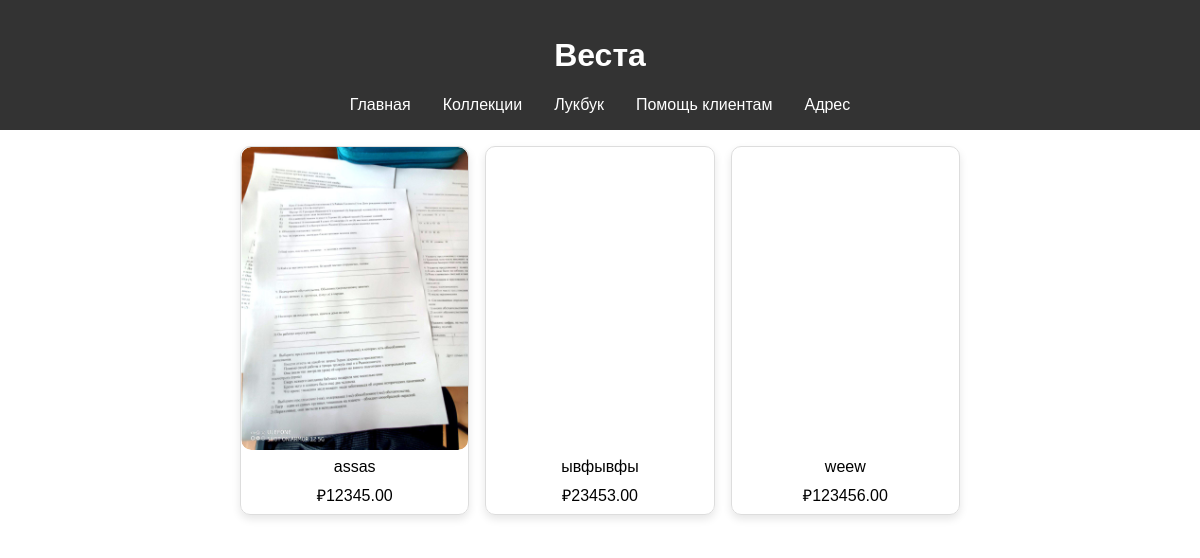
The app's page /, older data.
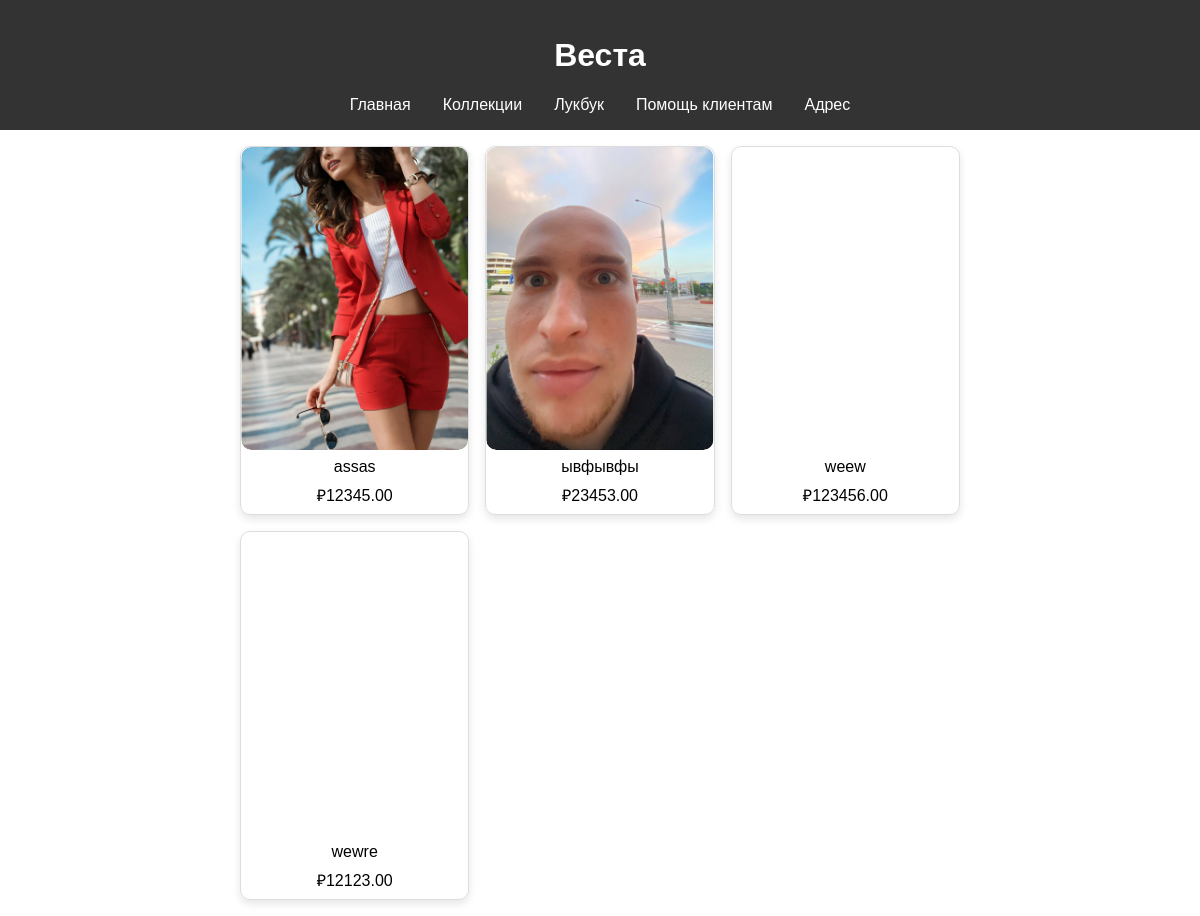
The same page, newer data.
### shop/models.py (models this page shows, shortened)
class ProductImage(models.Model):
    product = models.ForeignKey(Product, related_name='images', on_delete=models.CASCADE)
    image = models.ImageField(upload_to='product_images/')
    alt_text = models.CharField(max_length=255, blank=True, null=True)

class Product(models.Model):
    name = models.CharField(max_length=255)
    description = models.TextField()
    price = models.DecimalField(max_digits=10, decimal_places=2)
    created_at = models.DateTimeField(auto_now_add=True)
    updated_at = models.DateTimeField(auto_now=True)

### shop/views.py (the view)
# urls.py: path('', product_list, name='product_list'),
def product_list(request):
    products = Product.objects.prefetch_related('images').all()
    return render(request, 'shop/tt.html', {'products': products})

### shop/templates/shop/tt.html (shortened to what this page needs)
{%load static%}
<!DOCTYPE html>
<html lang="ru">
<head>
    <link rel="stylesheet" href="{% static 'shop\product_list\css\index.css' %}">
</head>
<body>
    {%block content%}
    <header>
        <h1>Веста</h1>
        <nav id="navbar">
            <ul>
                <li><a href="#">Главная</a></li>
                <li><a href="#">Коллекции</a></li>
                <li><a href="#">Лукбук</a></li>
                <li><a href="#">Помощь клиентам</a></li>
                <li><a href="#">Адрес</a></li>
            </ul>
        </nav>
    </header>
    <div class="container">
        <section class="products-grid">
            {% for product in products %}
            <a href="products/{{product.id}}/" class="link-container">
                <div class="product">
                    <div class="product-image" onmouseover="startSlideshow(this)" onmouseout="stopSlideshow(this)">
                        {% for image in product.images.all %}
                        <img id="{% if not forloop.first %}hide{% endif %}" src="{{ image.image.url }}" class="{% if not forloop.first %}hidden{% endif %}" alt="{{ product.name }}"> {% endfor %}
                    </div>
                    <p>{{product.name}}</p>
                    <p>₽{{product.price}}</p>
                </div>
            </a>
            {%endfor%}
        </section>
    </div>
    {%endblock%}
</body>
</html>

Row changes from the older to the newer data that the page shows:
removed ProductImage: image (picture), shown under Product "assas"
added ProductImage: image (picture), shown under Product "assas"
added ProductImage: image (picture), shown under Product "ывфывфы"
added Product: name "wewre", price "12123.00"
